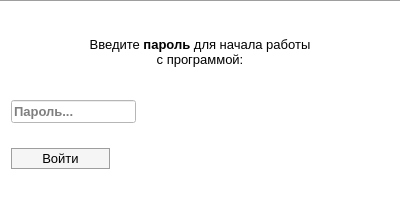
<?xml version="1.0" encoding="UTF-8"?>
<ui version="4.0">
 <class>Authorization</class>
 <widget class="QDialog" name="Authorization">
  <property name="geometry">
   <rect>
    <x>0</x>
    <y>0</y>
    <width>400</width>
    <height>200</height>
   </rect>
  </property>
  <property name="minimumSize">
   <size>
    <width>400</width>
    <height>200</height>
   </size>
  </property>
  <property name="maximumSize">
   <size>
    <width>400</width>
    <height>200</height>
   </size>
  </property>
  <property name="font">
   <font>
    <pointsize>8</pointsize>
   </font>
  </property>
  <property name="windowTitle">
   <string>Авторизация</string>
  </property>
  <property name="windowIcon">
   <iconset resource="../../resource/resource.qrc">
    <normaloff>:/icons/icons/window-logo.ico</normaloff>:/icons/icons/window-logo.ico</iconset>
  </property>
  <property name="styleSheet">
   <string notr="true">QDialog {
	background-color: white;
	border-top: 1px solid #9e9e9e;
}
</string>
  </property>
  <property name="sizeGripEnabled">
   <bool>false</bool>
  </property>
  <layout class="QGridLayout" name="gridLayout">
   <item row="0" column="1" rowspan="2">
    <layout class="QVBoxLayout" name="verticalLayout">
     <property name="sizeConstraint">
      <enum>QLayout::SetDefaultConstraint</enum>
     </property>
     <property name="leftMargin">
      <number>0</number>
     </property>
     <property name="rightMargin">
      <number>0</number>
     </property>
     <item>
      <widget class="QLabel" name="label">
       <property name="sizePolicy">
        <sizepolicy hsizetype="Expanding" vsizetype="Fixed">
         <horstretch>0</horstretch>
         <verstretch>0</verstretch>
        </sizepolicy>
       </property>
       <property name="font">
        <font>
         <pointsize>14</pointsize>
        </font>
       </property>
       <property name="styleSheet">
        <string notr="true"/>
       </property>
       <property name="frameShape">
        <enum>QFrame::NoFrame</enum>
       </property>
       <property name="lineWidth">
        <number>1</number>
       </property>
       <property name="midLineWidth">
        <number>0</number>
       </property>
       <property name="text">
        <string>&lt;html&gt;&lt;head/&gt;&lt;body&gt;&lt;p&gt;&lt;span style=&quot; font-size:10pt;&quot;&gt;Введите &lt;/span&gt;&lt;span style=&quot; font-size:10pt; font-weight:600;&quot;&gt;пароль&lt;/span&gt;&lt;span style=&quot; font-size:10pt;&quot;&gt; для начала работы&lt;br/&gt;с программой:&lt;/span&gt;&lt;/p&gt;&lt;/body&gt;&lt;/html&gt;</string>
       </property>
       <property name="textFormat">
        <enum>Qt::AutoText</enum>
       </property>
       <property name="scaledContents">
        <bool>false</bool>
       </property>
       <property name="alignment">
        <set>Qt::AlignCenter</set>
       </property>
       <property name="wordWrap">
        <bool>true</bool>
       </property>
       <property name="margin">
        <number>0</number>
       </property>
       <property name="openExternalLinks">
        <bool>false</bool>
       </property>
      </widget>
     </item>
     <item>
      <widget class="PasswordLineEdit" name="password">
       <property name="sizePolicy">
        <sizepolicy hsizetype="Fixed" vsizetype="Fixed">
         <horstretch>0</horstretch>
         <verstretch>0</verstretch>
        </sizepolicy>
       </property>
       <property name="font">
        <font>
         <pointsize>10</pointsize>
         <weight>75</weight>
         <bold>true</bold>
        </font>
       </property>
       <property name="styleSheet">
        <string notr="true">QLineEdit {
	background: white;
	lineedit-password-character: 0042;
}


QLineEdit:focus{
	background: #e9f3fb;
}</string>
       </property>
       <property name="text">
        <string/>
       </property>
       <property name="frame">
        <bool>true</bool>
       </property>
       <property name="echoMode">
        <enum>QLineEdit::Password</enum>
       </property>
       <property name="placeholderText">
        <string>Пароль...</string>
       </property>
      </widget>
     </item>
     <item>
      <widget class="QPushButton" name="signIN">
       <property name="sizePolicy">
        <sizepolicy hsizetype="Fixed" vsizetype="Fixed">
         <horstretch>0</horstretch>
         <verstretch>0</verstretch>
        </sizepolicy>
       </property>
       <property name="font">
        <font>
         <pointsize>10</pointsize>
        </font>
       </property>
       <property name="styleSheet">
        <string notr="true">QPushButton {
	padding-left: 30px;
	padding-right: 30px;
	padding-top: 2px;
	padding-bottom: 2px;
	background-color: #f5f5f5;
	border-style: solid;
	border-width: 1px;
	border-color: #9e9e9e;
}

 QPushButton:hover {
     background-color: #78DBE2;
 }

 QPushButton:pressed {
     background-color: #3F888F;
 }</string>
       </property>
       <property name="text">
        <string>Войти</string>
       </property>
       <property name="checkable">
        <bool>false</bool>
       </property>
       <property name="autoDefault">
        <bool>false</bool>
       </property>
       <property name="default">
        <bool>false</bool>
       </property>
       <property name="flat">
        <bool>false</bool>
       </property>
      </widget>
     </item>
    </layout>
   </item>
  </layout>
 </widget>
 <customwidgets>
  <customwidget>
   <class>PasswordLineEdit</class>
   <extends>QLineEdit</extends>
   <header>passwordlineedit.h</header>
  </customwidget>
 </customwidgets>
 <resources>
  <include location="../../resource/resource.qrc"/>
 </resources>
 <connections/>
</ui>
